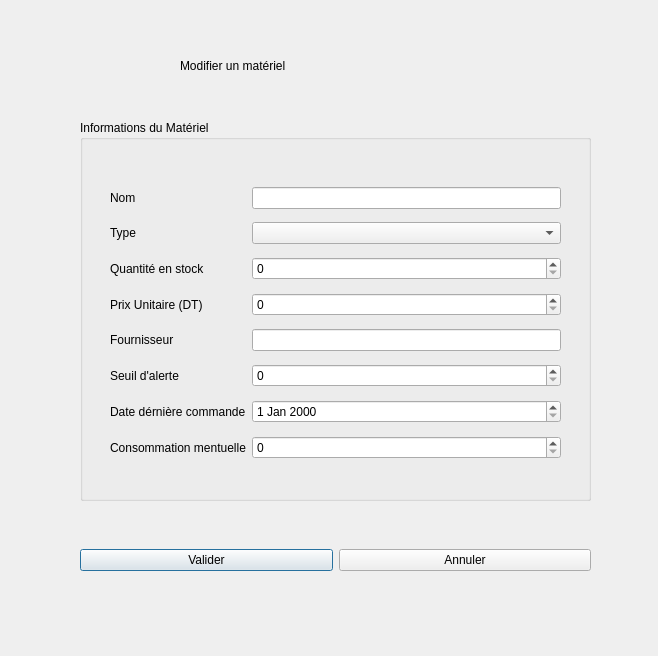
<?xml version="1.0" encoding="UTF-8"?>
<ui version="4.0">
 <class>ModifMaterielDialog</class>
 <widget class="QDialog" name="ModifMaterielDialog">
  <property name="geometry">
   <rect>
    <x>0</x>
    <y>0</y>
    <width>658</width>
    <height>656</height>
   </rect>
  </property>
  <property name="windowTitle">
   <string>Dialog</string>
  </property>
  <widget class="QWidget" name="horizontalLayoutWidget">
   <property name="geometry">
    <rect>
     <x>80</x>
     <y>520</y>
     <width>511</width>
     <height>80</height>
    </rect>
   </property>
   <layout class="QHBoxLayout" name="horizontalLayout">
    <item>
     <widget class="QPushButton" name="ModifMaterielB">
      <property name="text">
       <string>Valider</string>
      </property>
     </widget>
    </item>
    <item>
     <widget class="QPushButton" name="CancelB">
      <property name="text">
       <string>Annuler</string>
      </property>
     </widget>
    </item>
   </layout>
  </widget>
  <widget class="QGroupBox" name="AjouterMaterielGroupBox">
   <property name="geometry">
    <rect>
     <x>80</x>
     <y>120</y>
     <width>511</width>
     <height>381</height>
    </rect>
   </property>
   <property name="title">
    <string>Informations du Matériel</string>
   </property>
   <widget class="QWidget" name="gridLayoutWidget">
    <property name="geometry">
     <rect>
      <x>30</x>
      <y>60</y>
      <width>451</width>
      <height>291</height>
     </rect>
    </property>
    <layout class="QGridLayout" name="gridLayout">
     <item row="6" column="1">
      <widget class="QDateEdit" name="DateCommande"/>
     </item>
     <item row="5" column="1">
      <widget class="QSpinBox" name="seuilAlerte"/>
     </item>
     <item row="7" column="0">
      <widget class="QLabel" name="label_7">
       <property name="text">
        <string>Consommation mentuelle</string>
       </property>
      </widget>
     </item>
     <item row="4" column="1">
      <widget class="QLineEdit" name="NomFournisseur"/>
     </item>
     <item row="7" column="1">
      <widget class="QSpinBox" name="ConsoMentuelle"/>
     </item>
     <item row="1" column="0">
      <widget class="QLabel" name="label">
       <property name="text">
        <string>Type</string>
       </property>
      </widget>
     </item>
     <item row="4" column="0">
      <widget class="QLabel" name="label_4">
       <property name="text">
        <string>Fournisseur</string>
       </property>
      </widget>
     </item>
     <item row="6" column="0">
      <widget class="QLabel" name="label_6">
       <property name="text">
        <string>Date dérnière commande</string>
       </property>
      </widget>
     </item>
     <item row="2" column="1">
      <widget class="QSpinBox" name="QuantiteStock"/>
     </item>
     <item row="1" column="1">
      <widget class="QComboBox" name="TypeMaeriel"/>
     </item>
     <item row="0" column="0">
      <widget class="QLabel" name="label_2">
       <property name="text">
        <string>Nom</string>
       </property>
      </widget>
     </item>
     <item row="5" column="0">
      <widget class="QLabel" name="label_5">
       <property name="text">
        <string>Seuil d'alerte</string>
       </property>
      </widget>
     </item>
     <item row="2" column="0">
      <widget class="QLabel" name="label_3">
       <property name="text">
        <string>Quantité en stock</string>
       </property>
      </widget>
     </item>
     <item row="0" column="1">
      <widget class="QLineEdit" name="NomMatriel"/>
     </item>
     <item row="3" column="0">
      <widget class="QLabel" name="label_16">
       <property name="text">
        <string>Prix Unitaire (DT)</string>
       </property>
      </widget>
     </item>
     <item row="3" column="1">
      <widget class="QSpinBox" name="PrixUnitaire"/>
     </item>
    </layout>
   </widget>
  </widget>
  <widget class="QLabel" name="label_8">
   <property name="geometry">
    <rect>
     <x>180</x>
     <y>50</y>
     <width>311</width>
     <height>31</height>
    </rect>
   </property>
   <property name="text">
    <string>Modifier un matériel</string>
   </property>
  </widget>
 </widget>
 <resources/>
 <connections/>
</ui>
